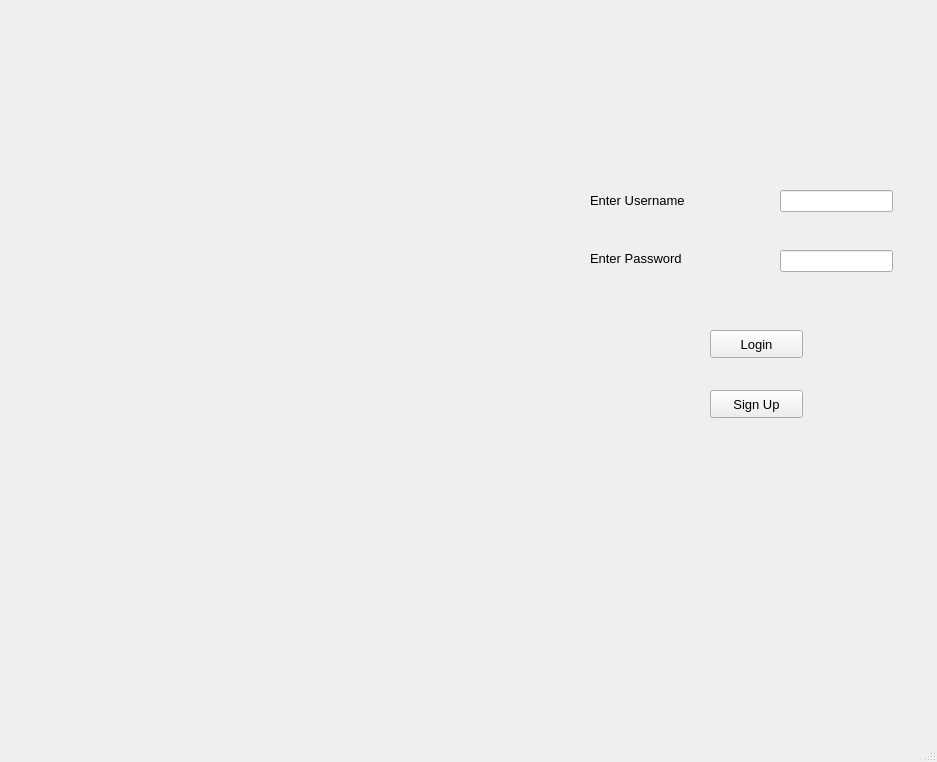
<?xml version="1.0" encoding="UTF-8"?>
<ui version="4.0">
 <class>MainWindow</class>
 <widget class="QMainWindow" name="MainWindow">
  <property name="geometry">
   <rect>
    <x>0</x>
    <y>0</y>
    <width>937</width>
    <height>762</height>
   </rect>
  </property>
  <property name="windowTitle">
   <string>Login</string>
  </property>
  <widget class="QWidget" name="centralwidget">
   <widget class="QLabel" name="usernamelabel">
    <property name="geometry">
     <rect>
      <x>590</x>
      <y>190</y>
      <width>141</width>
      <height>20</height>
     </rect>
    </property>
    <property name="font">
     <font>
      <pointsize>10</pointsize>
      <weight>50</weight>
      <bold>false</bold>
     </font>
    </property>
    <property name="text">
     <string>Enter Username</string>
    </property>
    <property name="alignment">
     <set>Qt::AlignLeading|Qt::AlignLeft|Qt::AlignVCenter</set>
    </property>
   </widget>
   <widget class="QLabel" name="Passwordlabel">
    <property name="geometry">
     <rect>
      <x>590</x>
      <y>250</y>
      <width>121</width>
      <height>16</height>
     </rect>
    </property>
    <property name="font">
     <font>
      <pointsize>10</pointsize>
     </font>
    </property>
    <property name="text">
     <string>Enter Password</string>
    </property>
   </widget>
   <widget class="QLineEdit" name="Usernamelabel">
    <property name="geometry">
     <rect>
      <x>780</x>
      <y>190</y>
      <width>113</width>
      <height>22</height>
     </rect>
    </property>
   </widget>
   <widget class="QLineEdit" name="passwordlabel">
    <property name="geometry">
     <rect>
      <x>780</x>
      <y>250</y>
      <width>113</width>
      <height>22</height>
     </rect>
    </property>
   </widget>
   <widget class="QPushButton" name="pushButton">
    <property name="geometry">
     <rect>
      <x>710</x>
      <y>330</y>
      <width>93</width>
      <height>28</height>
     </rect>
    </property>
    <property name="font">
     <font>
      <pointsize>10</pointsize>
     </font>
    </property>
    <property name="text">
     <string>Login</string>
    </property>
   </widget>
   <widget class="QPushButton" name="signup">
    <property name="geometry">
     <rect>
      <x>710</x>
      <y>390</y>
      <width>93</width>
      <height>28</height>
     </rect>
    </property>
    <property name="font">
     <font>
      <pointsize>10</pointsize>
     </font>
    </property>
    <property name="text">
     <string>Sign Up</string>
    </property>
   </widget>
   <widget class="QLabel" name="label">
    <property name="geometry">
     <rect>
      <x>10</x>
      <y>-20</y>
      <width>551</width>
      <height>791</height>
     </rect>
    </property>
    <property name="text">
     <string/>
    </property>
    <property name="pixmap">
     <pixmap>D:/project/login.jpg</pixmap>
    </property>
    <property name="scaledContents">
     <bool>true</bool>
    </property>
   </widget>
  </widget>
  <widget class="QMenuBar" name="menubar">
   <property name="geometry">
    <rect>
     <x>0</x>
     <y>0</y>
     <width>937</width>
     <height>26</height>
    </rect>
   </property>
  </widget>
  <widget class="QStatusBar" name="statusbar"/>
 </widget>
 <resources/>
 <connections/>
</ui>
